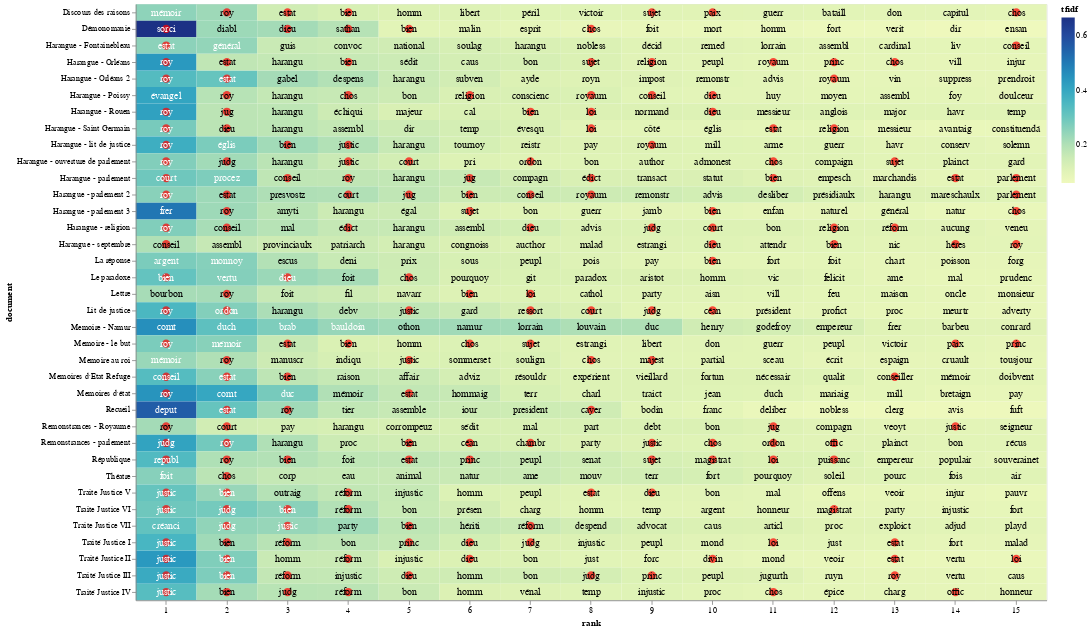

Source (notebook cell):
### Code cell
import altair as alt
import numpy as np

# Get the custom stopword list from the user
stop_words = get_stopwords()

# Function to select an .xlsx file
def select_xlsx_file():
    cwd = os.getcwd()
    xlsx_files = sorted([f for f in os.listdir(cwd) if f.endswith('.xlsx')])
    
    if not xlsx_files:
        print("No XLSX files found in the current working directory.")
        return None

    print("Available XLSX files:")
    for i, file in enumerate(xlsx_files):
        print(f"{i + 1}. {file}")

    choice_input = input("Select an XLSX file number to read as top_tfidf (default is 1): ").strip()
    choice = int(choice_input) - 1 if choice_input.isdigit() else 0
    if choice < 0 or choice >= len(xlsx_files):
        print("Invalid choice.")
        return None

    return xlsx_files[choice]

# Prompt user to select an .xlsx file
xlsx_file = select_xlsx_file()
if xlsx_file:
    top_tfidf = pd.read_excel(xlsx_file)
    
    # Extract the stem of the selected XLSX file
    xlsx_stem = Path(xlsx_file).stem

    # Prompt user to truncate groups with default value as 'no'
    truncate_groups = input("Do you want to truncate the plot by only including certain groups? (yes/no, default is no): ").strip().lower() or 'no'
    if truncate_groups == 'yes':
        available_groups = top_tfidf['document'].unique()
        print("Available groups (documents) with index numbers:")
        for i, group in enumerate(available_groups):
            print(f"{i + 1}. {group}")

        selected_groups = input("Enter the index numbers of the groups to include (e.g., 1,2,3 or 1-3): ").strip()
        selected_indexes = []

        # Split the input by commas to handle both individual values and ranges
        for part in selected_groups.split(','):
            if '-' in part:
                start_index, end_index = map(int, part.split('-'))
                selected_indexes.extend(range(start_index, end_index + 1))
            else:
                selected_indexes.append(int(part))

        # Convert selected indexes to groups
        selected_groups = [available_groups[i - 1] for i in selected_indexes]

        # Filter the DataFrame
        top_tfidf = top_tfidf[top_tfidf['document'].isin(selected_groups)]

    # Remove '_corrected' from the 'document' labels
    top_tfidf['document'] = top_tfidf['document'].str.replace('_corrected', '')
    top_tfidf['document'] = top_tfidf['document'].str.replace('Repair', '')
    top_tfidf['document'] = top_tfidf['document'].str.replace('_lemmatized', '')
    top_tfidf['document'] = top_tfidf['document'].str.replace('_stemmed', '')

    # Prompt user to limit the number of words displayed in each group
    limit_words = input("Do you want to limit the number of words displayed in each group? (yes/no, default is yes): ").strip().lower() or 'yes'
    if limit_words == 'yes':
        max_words = int(input("Enter the maximum number of words to display per group: ").strip())
        top_tfidf['rank'] = top_tfidf.groupby('document')['tfidf'].rank("first", ascending=False)
        top_tfidf = top_tfidf[top_tfidf['rank'] <= max_words]

    # Prompt user to choose whether to use a preset list of terms, specify custom terms, or enter a blank list
    print("1. Use preset list of terms")
    print("2. Specify custom terms")
    print("3. Enter a blank list")
    term_choice_input = input("Enter your choice (1, 2, or 3), default is 1: ").strip()
    term_choice = int(term_choice_input) if term_choice_input.isdigit() else 1


    preset_terms = ['bien', 'cayer', 'céan', 'chambr', 'chos', 'conseil', 'conseiller', 'court',
                    'déni', 'dieu', 'divin', 'droit', 'édict', 'églis', 'estat', 'héres',
                    'judg', 'jug', 'justic', 'loi', 'majest', 'magistrat', 'offic', 'ordon',
                    'parlement', 'paix', 'princ', 'puissanc',
                    'réform', 'religion', 'republ', 'ressort', 'roy', 'royaum',
                    'sathan', 'sorc', 'sorci', 'souverain', 'sujet']
    if term_choice == 1:
        term_list = preset_terms
    elif term_choice == 2:
        user_terms = input("Enter a list of words separated by commas for highlighting (e.g., war, peace): ")
        term_list = [term.strip() for term in user_terms.split(",")]
    else:
        term_list = []

    # Prompt user for a filename to save the PNG file
    file_name = input("Enter a filename (without extension) to save the visualization: ")
    output_file = f"{file_name}.png"

    # Prompt user to specify the width of the chart
    chart_width_input = input("Enter the chart width (default is 600): ").strip()
    chart_width = int(chart_width_input) if chart_width_input.isdigit() else 600

    # Adding a little randomness to break ties in term ranking
    top_tfidf_plusRand = top_tfidf.copy()
    top_tfidf_plusRand['tfidf'] = top_tfidf_plusRand['tfidf'] + np.random.rand(top_tfidf.shape[0]) * 0.0001

    # Base chart for all visualizations, with rank calculation
    base = alt.Chart(top_tfidf_plusRand).encode(
        x=alt.X('rank:O', axis=alt.Axis(labelAngle=0)),  # Set labelAngle to horizontal (0 degrees)
        y='document:N'
    ).transform_window(
        rank="rank()",
        sort=[alt.SortField("tfidf", order="descending")],
        groupby=["document"]
    )

    # Heatmap specification
    heatmap = base.mark_rect().encode(
        color='tfidf:Q'
    )

    # Red circle over terms in the entered list
    circle = base.mark_circle(size=100).encode(
        color=alt.condition(
            alt.FieldOneOfPredicate(field='term', oneOf=term_list),
            alt.value('red'),
            alt.value('#FFFFFF00')
        )
    )

    # Text labels, white for darker heatmap colors
    text = base.mark_text(baseline='middle', fontSize=12).encode(
        text='term:N',
        color=alt.condition(alt.datum.tfidf >= 0.23, alt.value('white'), alt.value('black'))
    )

    # Combine the heatmap, circle, and text
    final_chart = alt.layer(heatmap, circle, text).properties(width=chart_width)

    # Display the chart in Jupyter Lab
    final_chart.display()

    # Save the chart as a PNG file using the base Altair package
    try:
        final_chart.save(output_file)
        print(f"Visualization saved as {output_file} in the current directory.")
    except Exception as e:
        print(f"Error saving visualization: {e}")
else:
    print("No valid XLSX file selected.")

### Figure 1 — Vega-Lite specification as saved in the notebook (floating-point values rounded to 4 significant figures; data arrays with more than 128 entries replaced by an {"elided": "..."} marker saying what was removed)
{"config": {"view": {"continuousWidth": 300, "continuousHeight": 300}}, "layer": [{"mark": {"type": "rect"}, "encoding": {"color": {"field": "tfidf", "type": "quantitative"}, "x": {"axis": {"labelAngle": 0}, "field": "rank", "type": "ordinal"}, "y": {"field": "document", "type": "nominal"}}, "transform": [{"window": [{"op": "rank", "field": "", "as": "rank"}], "groupby": ["document"], "sort": [{"field": "tfidf", "order": "descending"}]}]}, {"mark": {"type": "circle", "size": 100}, "encoding": {"color": {"condition": {"test": {"field": "term", "oneOf": ["bien", "cayer", "céan", "chambr", "chos", "conseil", "conseiller", "court", "déni", "dieu", "divin", "droit", "édict", "estat", "héres", "judg", "jug", "justic", "loi", "majest", "magistrat", "offic", "ordon", "parlement", "paix", "princ", "puissanc", "réform", "religion", "republ", "ressort", "roy", "royaum", "sathan", "sorc", "sorci", "souverain", "sujet"]}, "value": "red"}, "value": "#FFFFFF00"}, "x": {"axis": {"labelAngle": 0}, "field": "rank", "type": "ordinal"}, "y": {"field": "document", "type": "nominal"}}, "transform": [{"window": [{"op": "rank", "field": "", "as": "rank"}], "groupby": ["document"], "sort": [{"field": "tfidf", "order": "descending"}]}]}, {"mark": {"type": "text", "baseline": "middle", "fontSize": 12}, "encoding": {"color": {"condition": {"test": "(datum.tfidf >= 0.23)", "value": "white"}, "value": "black"}, "text": {"field": "term", "type": "nominal"}, "x": {"axis": {"labelAngle": 0}, "field": "rank", "type": "ordinal"}, "y": {"field": "document", "type": "nominal"}}, "transform": [{"window": [{"op": "rank", "field": "", "as": "rank"}], "groupby": ["document"], "sort": [{"field": "tfidf", "order": "descending"}]}]}], "data": {"name": "data-d214fd085d5179b77caacdba6b81a351"}, "width": 1100, "$schema": "https://vega.github.io/schema/vega-lite/v5.20.1.json", "datasets": {"data-d214fd085d5179b77caacdba6b81a351": {"elided": "540 records"}}}
